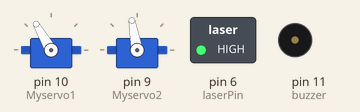
Recording of a sketch running on a simulated Arduino Uno, built with avr-gcc and run on an emulated ATmega328P. On the bench: 2 × servo, switched loads named in the sketch (green lamp = pin HIGH), buzzer (waves = sounding).

Above: at 0.2 s.
At 3.2 s:
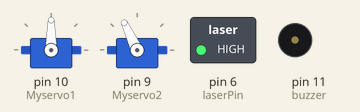
At 7.2 s:
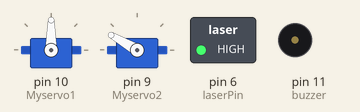
At 16.2 s:
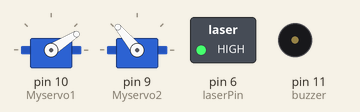
At 23.2 s:
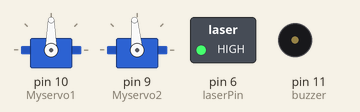
At 32.2 s:
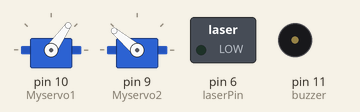
Timing chart, 0 to 33.7 s (numbered marks = the images above):
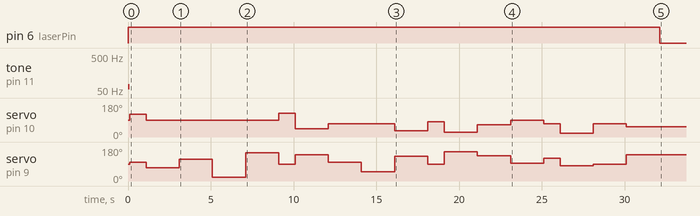

Measured:
- by itself, pin 6 (laserPin): LOW → HIGH at 0.00 s, → LOW 32.1 s later
- by itself, tone on pin 11 (buzzer): silent → 62 Hz at 0.00 s, → silent 0.10 s later
- by itself, servo on pin 10 (Myservo1): 90° → 120° at 0.10 s, → 90° 1.0 s later, → 125° 8.0 s later, → 45° 1.0 s later, … (14 changes in this stretch)

The sketch:

laser.ino
```cpp
#include<Servo.h> //includes servo motors

Servo Myservo1;
Servo Myservo2;
int buzzer=11;
int laserPin=6;
//initializes all variablee and pins

void setup() {
  Myservo1.attach(10);
  Myservo2.attach(9);
  pinMode(buzzer, OUTPUT);
  pinMode(laserPin, OUTPUT);
  //initalizes input and ouputs
}

void loop() {
  // put your main code here, to run repeatedly:
  digitalWrite(laserPin, HIGH); // turns laser one
  tone(buzzer,62);        //speaker on to alert cat
  delay(100);             //pause
  noTone(buzzer);         // turns speaker off
  Myservo1.write(120);     //writes servo to new position
  Myservo2.write(100);    //writes servo to new position
  delay(1000);            //pause
  Myservo1.write(90);     //writes servo to new position
  Myservo2.write(70);     //writes servo to new position
  delay(2000);            //pause
  Myservo2.write(115);     //writes servo to new position
  delay(2000);            //pause
  Myservo2.write(20);     //writes servo to new position
  delay(2000);            //pause
  Myservo1.write(90);     //writes servo to new position
  Myservo2.write(150);     //writes servo to new position
  delay(2000);            //pause
  Myservo1.write(125);     //writes servo to new position
  Myservo2.write(90);     //writes servo to new position
  delay(1000);            //pause
  Myservo1.write(45);     //writes servo to new position
  Myservo2.write(140);     //writes servo to new position
  delay(2000);            //pause
  Myservo2.write(100);    //writes servo to new position
  Myservo1.write(70);     //writes servo to new position
  delay(2000);            //pause
  Myservo2.write(50);     //writes servo to new position
  delay(2000);            //pause
  Myservo1.write(32);     //writes servo to new position
  Myservo2.write(130);     //writes servo to new position
  delay(2000);            //pause
  Myservo1.write(80);     //writes servo to new position
  Myservo2.write(90);    //writes servo to new position
  delay(1000);            //pause
  Myservo1.write(25);     //writes servo to new position
  Myservo2.write(155);     //writes servo to new position
  delay(2000);            //pause
  Myservo2.write(75);     //writes servo to new position
  Myservo1.write(65);     //writes servo to new position
  Myservo2.write(135);     //writes servo to new position
  delay(2000);            //pause
  Myservo1.write(90);     //writes servo to new position
  Myservo2.write(95);     //writes servo to new position
  delay(2000);            //pause
  Myservo1.write(70);     //writes servo to new position
  Myservo2.write(120);     //writes servo to new position
  delay(1000);            //pause
  Myservo1.write(20);     //writes servo to new position
  Myservo2.write(80);     //writes servo to new position
  delay(2000);            //pause
  Myservo2.write(140);     //writes servo to new position
  Myservo1.write(70);     //writes servo to new position
  Myservo2.write(90);     //writes servo to new position
  delay(2000);            //pause
  Myservo1.write(55);     //writes servo to new position
  Myservo2.write(140);     //writes servo to new position
  delay(2000);            //pause
  digitalWrite(laserPin, LOW); //turns laser off
  delay(10000); //waits X time until laser comes back on
}
```
